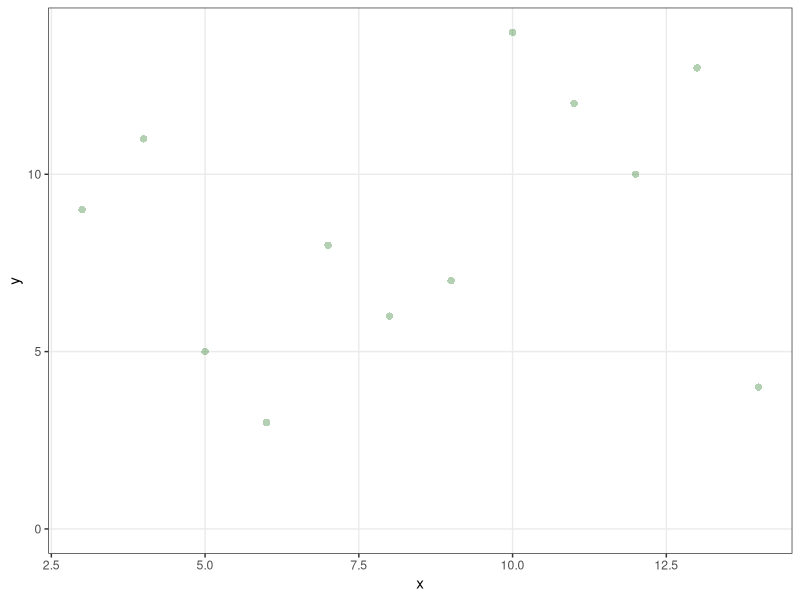

This chart was generated by the following R code:
## ---- chunk 1
#| include: false

library(tidyverse)

theme_set(
  theme_bw() +
    theme(
      panel.grid.minor = element_blank()
    )
)

## ---- chunk 2

d <- read_tsv("data/data.tsv")

## ---- chunk 3

d |>
  # filter(...) |>
  ggplot(aes(x, y)) +
  geom_point(alpha = 0.3, color = "darkgreen", stroke = 0, size = 2.5) +
  # scale_x_datetime(breaks = scales::date_breaks("week"), labels = scales::date_format("%m/%d")) +
  scale_y_continuous(labels = scales::comma) +
  expand_limits(y = 0) +
  NULL
